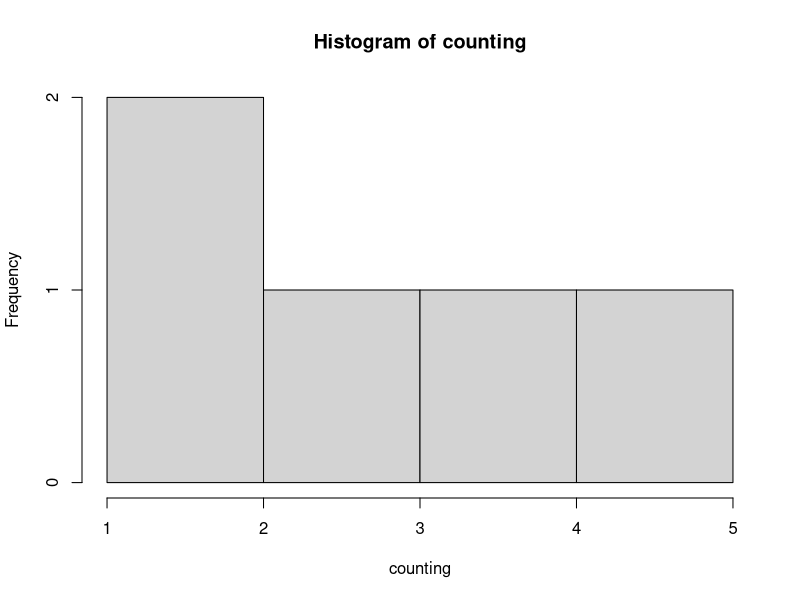
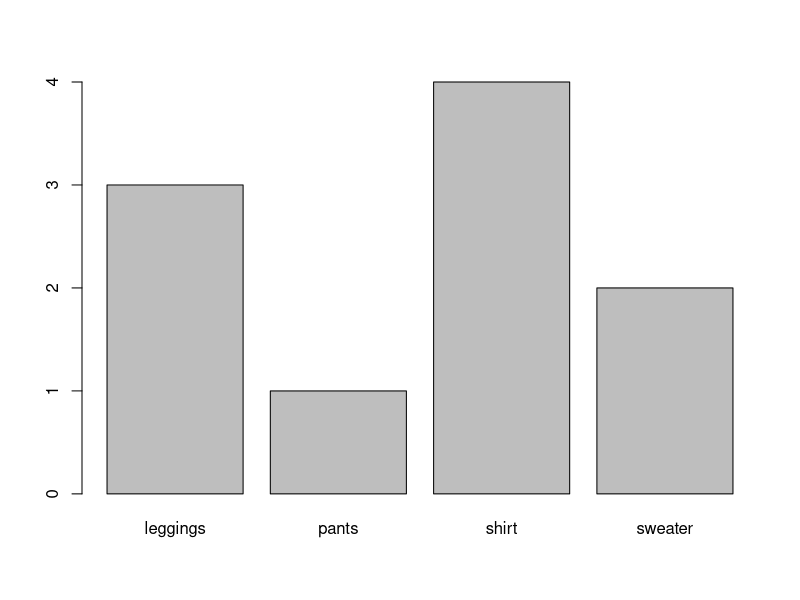

The R source for these figures, in order:
## ---- chunk 1
counting <- c(1,2,3,4,5) # the numbers one through five
print(counting) # one way to "print" the variable
counting # another way to "print" the variable
hist(counting) # a way to graph the variable (a histogram)
## ---- chunk 2
laundryhang <- c("shirt", "shirt", "leggings", "leggings", "shirt", 
             "shirt", "leggings", "pants", "sweater", "sweater") # defining a string variable
print(laundryhang)
laundryhang # another way to "print" the variable

laundryhang <- as.factor(laundryhang) # changing the format of the sting variable into a categorical factor
plot(laundryhang) # a way to graph the non-numeric variable
